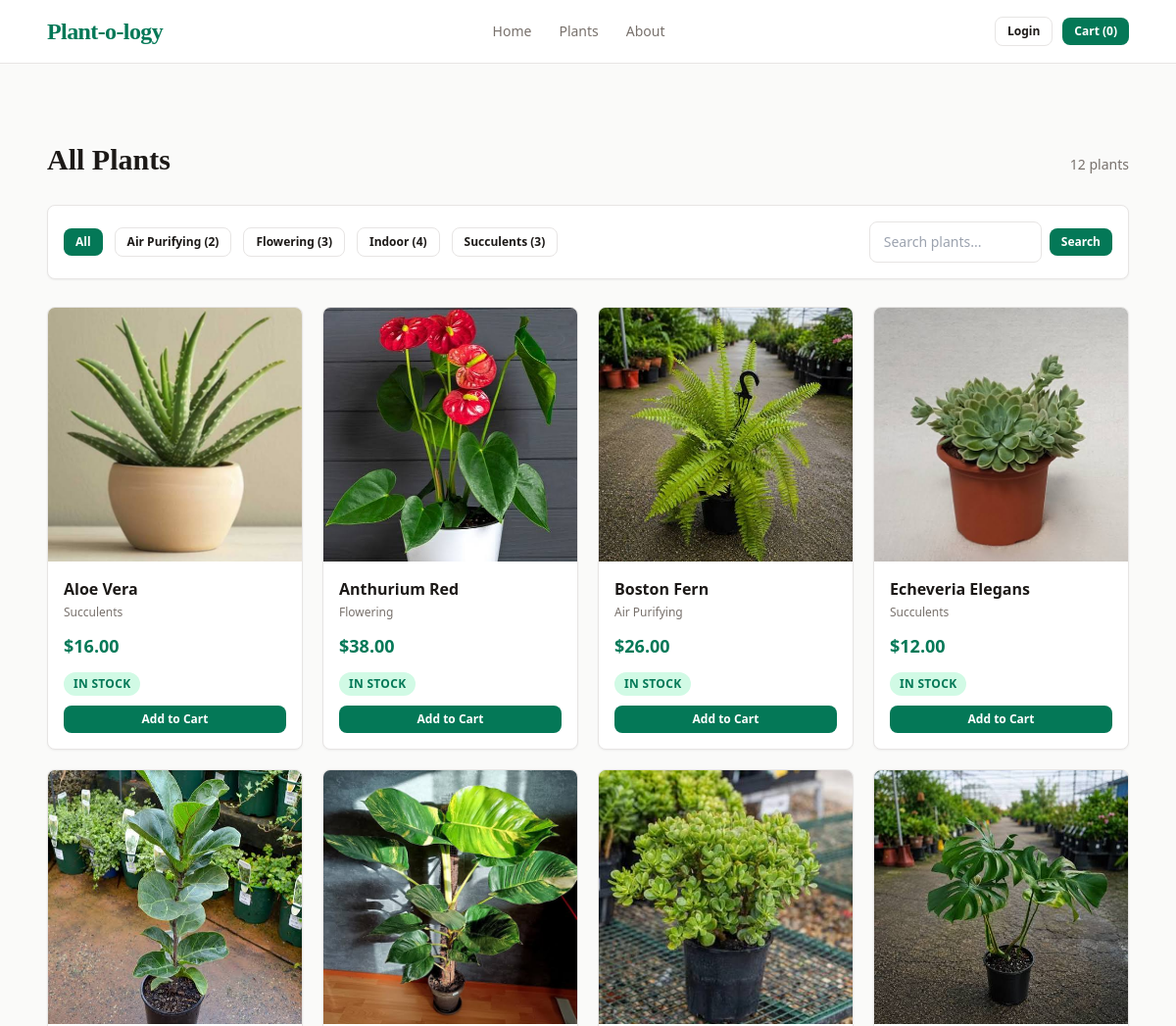
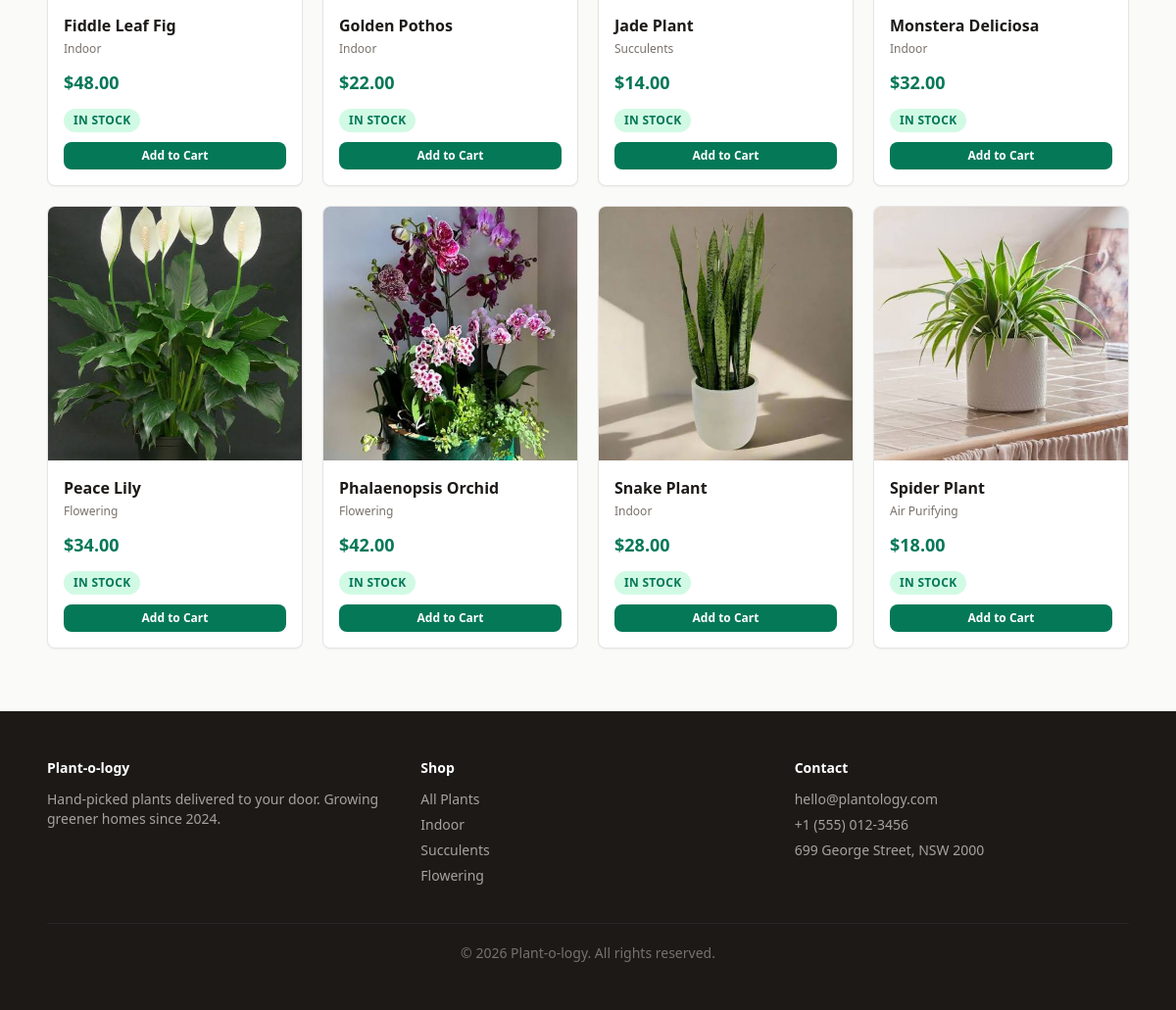
/products.php, run on the app's committed database (2 pictures, top to bottom).
### tables this page shows
CREATE TABLE `categories` (
  `id` int(11) NOT NULL,
  `name` varchar(50) NOT NULL,
  `slug` varchar(50) NOT NULL
);

CREATE TABLE `products` (
  `id` int(11) NOT NULL,
  `category_id` int(11) DEFAULT NULL,
  `name` varchar(100) NOT NULL,
  `slug` varchar(100) NOT NULL,
  `description` text DEFAULT NULL,
  `light` varchar(50) DEFAULT NULL,
  `water` varchar(50) DEFAULT NULL,
  `pot_size` varchar(30) DEFAULT NULL,
  `price` decimal(10,2) NOT NULL,
  `stock` int(11) NOT NULL DEFAULT 0,
  `image` varchar(150) DEFAULT NULL,
  `featured` tinyint(1) NOT NULL DEFAULT 0,
  `created_at` timestamp NOT NULL DEFAULT current_timestamp()
);

### includes/functions.php (called while the page is built, shortened)
<?php
function e($value) {
    return htmlspecialchars($value ?? '', ENT_QUOTES, 'UTF-8');
}
function price($value) {
    return '$' . number_format((float)$value, 2);
}
function plant_image($filename) {
    $path = 'images/' . $filename;
    return file_exists($path) ? $path : null;
}

### products.php (the view, shortened to what this page needs)
<?php
require_once 'includes/db.php';
$category_slug = trim($_GET['category'] ?? '');
$search        = trim($_GET['search'] ?? '');
$where  = [];
$params = [];
$where_sql = $where ? 'WHERE ' . implode(' AND ', $where) : '';
$stmt = $conn->prepare("
    SELECT p.*, c.name AS category_name
    FROM products p
    LEFT JOIN categories c ON p.category_id = c.id
    $where_sql
    ORDER BY p.name ASC
");
$stmt->execute($params);
$products = $stmt->fetchAll();
$categories = $conn->query("
    SELECT c.id, c.name, c.slug, COUNT(p.id) AS product_count
    FROM categories c
    LEFT JOIN products p ON p.category_id = c.id
    GROUP BY c.id, c.name, c.slug
    ORDER BY c.name
")->fetchAll();
$active_name = '';
include 'includes/header.php';
?>
<div class="max-w-6xl mx-auto px-6">
    <div class="flex items-baseline justify-between mb-7">
        <h2 class="font-serif text-3xl font-bold">
            <?php
                if ($active_name) echo e($active_name);
                elseif ($search)  echo 'Search: "' . e($search) . '"';
                else              echo 'All Plants';
            ?>
        </h2>
        <span class="text-stone-500 text-sm"><?php echo count($products); ?> plant<?php echo count($products) === 1 ? '' : 's'; ?></span>
    </div>
    <div class="bg-white border border-stone-200 rounded-lg shadow-sm p-4 mb-7">
        <form method="get" action="products.php" class="flex items-center justify-between gap-4">
            <div class="flex items-center gap-3 flex-wrap">
                <a href="products.php"
                   class="inline-block px-3 py-1.5 rounded-lg text-xs font-semibold transition-all <?php echo $category_slug === '' ? 'bg-emerald-700 text-white' : 'bg-transparent text-stone-900 border border-stone-200 hover:border-emerald-700 hover:text-emerald-700'; ?>">
                    All
                </a>
                <?php foreach ($categories as $c): ?>
                    <a href="products.php?category=<?php echo urlencode($c['slug']); ?>"
                       class="inline-block px-3 py-1.5 rounded-lg text-xs font-semibold transition-all <?php echo $category_slug === $c['slug'] ? 'bg-emerald-700 text-white' : 'bg-transparent text-stone-900 border border-stone-200 hover:border-emerald-700 hover:text-emerald-700'; ?>">
                        <?php echo e($c['name']); ?> (<?php echo (int)$c['product_count']; ?>)
                    </a>
                <?php endforeach; ?>
            </div>
            <div class="flex items-center gap-2">
                <input type="text" name="search"
                       class="w-44 px-3.5 py-2.5 bg-white border border-stone-200 rounded-lg text-sm font-sans focus:outline-none focus:border-emerald-700 transition-colors"
                       placeholder="Search plants..." value="<?php echo e($search); ?>">
                <button type="submit" class="inline-block px-3 py-1.5 rounded-lg text-xs font-semibold bg-emerald-700 text-white hover:bg-emerald-800 transition-all">Search</button>
            </div>
        </form>
    </div>
    <?php if (empty($products)): ?>
        <div class="text-center py-16 px-5 bg-white border border-dashed border-stone-200 rounded-lg text-stone-500">
            <h3 class="text-stone-900 font-semibold text-lg mb-2">No plants found</h3>
            <p>Try a different category or clear the search.</p>
            <p class="mt-4">
                <a href="products.php" class="inline-block px-5 py-2.5 rounded-lg font-semibold text-sm bg-transparent text-stone-900 border border-stone-200 hover:border-emerald-700 hover:text-emerald-700 transition-all">Show all plants</a>
            </p>
        </div>
    <?php else: ?>
        <div class="grid grid-cols-4 gap-5">
            <?php foreach ($products as $p): ?>
                <?php $img = plant_image($p['image']); $out = $p['stock'] <= 0; ?>
                <div class="ProductCard flex flex-col overflow-hidden bg-white border border-stone-200 rounded-lg shadow-sm transition-all hover:border-emerald-700 hover:-translate-y-0.5 hover:shadow-md">
                    <a href="product.php?slug=<?php echo urlencode($p['slug']); ?>">
                        <div class="aspect-square bg-stone-100 flex items-center justify-center overflow-hidden">
                            <?php if ($img): ?>
                                <img src="<?php echo e($img); ?>" alt="<?php echo e($p['name']); ?>" class="w-full h-full object-cover">
                            <?php endif; ?>
                        </div>
                    </a>
                    <div class="flex flex-col flex-1 p-4">
                        <a href="product.php?slug=<?php echo urlencode($p['slug']); ?>">
                            <div class="text-base font-semibold mb-1 hover:text-emerald-700 transition-colors"><?php echo e($p['name']); ?></div>
                        </a>
                        <div class="text-stone-500 text-xs mb-3"><?php echo e($p['category_name'] ?? 'Plant'); ?></div>
                        <div class="text-emerald-700 text-lg font-bold mt-auto"><?php echo price($p['price']); ?></div>
                        <div class="my-2.5">
                            <?php if ($out): ?>
                                <span class="inline-block px-2.5 py-1 rounded-full text-xs font-semibold uppercase tracking-wide bg-red-100 text-red-700">Out of stock</span>
                            <?php else: ?>
                                <span class="inline-block px-2.5 py-1 rounded-full text-xs font-semibold uppercase tracking-wide bg-emerald-100 text-emerald-700">In stock</span>
                            <?php endif; ?>
                        </div>
                        <?php if ($out): ?>
                            <button type="button" disabled class="block w-full px-3 py-1.5 rounded-lg text-xs font-semibold bg-transparent text-stone-900 border border-stone-200 opacity-50 cursor-not-allowed">Out of stock</button>
                        <?php else: ?>
                            <form method="post" action="cart.php" data-add-cart>
                                <button type="submit" class="block w-full px-3 py-1.5 rounded-lg text-xs font-semibold bg-emerald-700 text-white hover:bg-emerald-800 transition-all">Add to Cart</button>
                            </form>
                        <?php endif; ?>
                    </div>
                </div>
            <?php endforeach; ?>
        </div>
    <?php endif; ?>
</div>
<?php include 'includes/footer.php'; ?>

### data on the page
categories: name "Air Purifying", product_count "2"
categories: name "Flowering", product_count "3"
categories: name "Indoor", product_count "4"
categories: name "Succulents", product_count "3"
products: image (picture), name "Aloe Vera", category.name "Succulents", price "$16.00", stock "IN STOCK"
products: image (picture), name "Anthurium Red", category.name "Flowering", price "$38.00", stock "IN STOCK"
products: image (picture), name "Boston Fern", category.name "Air Purifying", price "$26.00", stock "IN STOCK"
products: image (picture), name "Echeveria Elegans", category.name "Succulents", price "$12.00", stock "IN STOCK"
products: image (picture), name "Fiddle Leaf Fig", category.name "Indoor", price "$48.00", stock "IN STOCK"
products: image (picture), name "Golden Pothos", category.name "Indoor", price "$22.00", stock "IN STOCK"
products: image (picture), name "Jade Plant", category.name "Succulents", price "$14.00", stock "IN STOCK"
products: image (picture), name "Monstera Deliciosa", category.name "Indoor", price "$32.00", stock "IN STOCK"
products: image (picture), name "Peace Lily", category.name "Flowering", price "$34.00", stock "IN STOCK"
products: image (picture), name "Phalaenopsis Orchid", category.name "Flowering", price "$42.00", stock "IN STOCK"
products: image (picture), name "Snake Plant", category.name "Indoor", price "$28.00", stock "IN STOCK"
products: image (picture), name "Spider Plant", category.name "Air Purifying", price "$18.00", stock "IN STOCK"

### other printed values
cart_count() "0"
count($products) "12"
